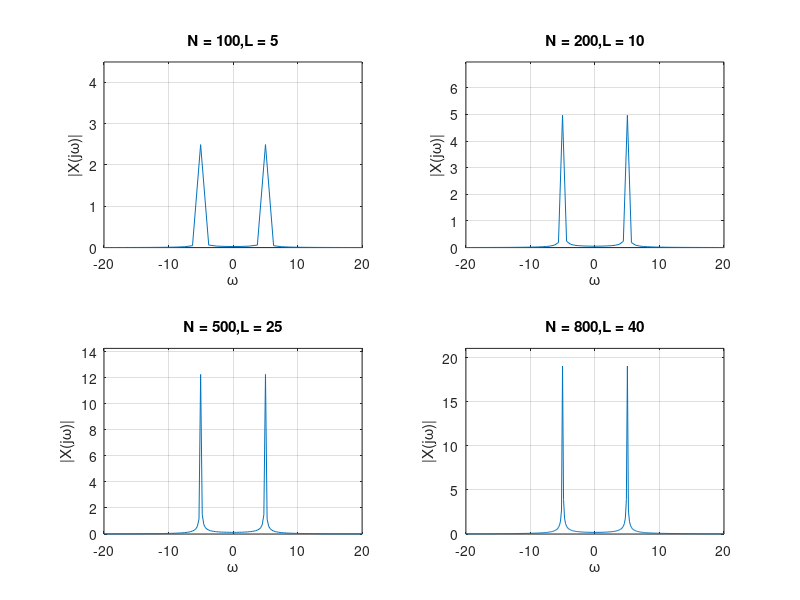

Recreate this plot in MATLAB.
NN=[100,200,500,800];
for i=1:4
N = NN(i);
T = 0.05;
n = 1:N;
D = 2*pi/(N*T);
xa = cos(5*n*T);
Xa = T*fftshift(fft(xa,N));
Xa(1)
k = floor(-(N-1)/2:(N-1)/2);
TITLE = sprintf('N = %i,L = %i',N,N*T);
subplot(2,2,i),plot(k*D ,abs(Xa));
xlabel('\omega');
ylabel('|X(j\omega)|');
grid;
axis([-20,20,0,max(abs(Xa))+2]);
title(TITLE);
end